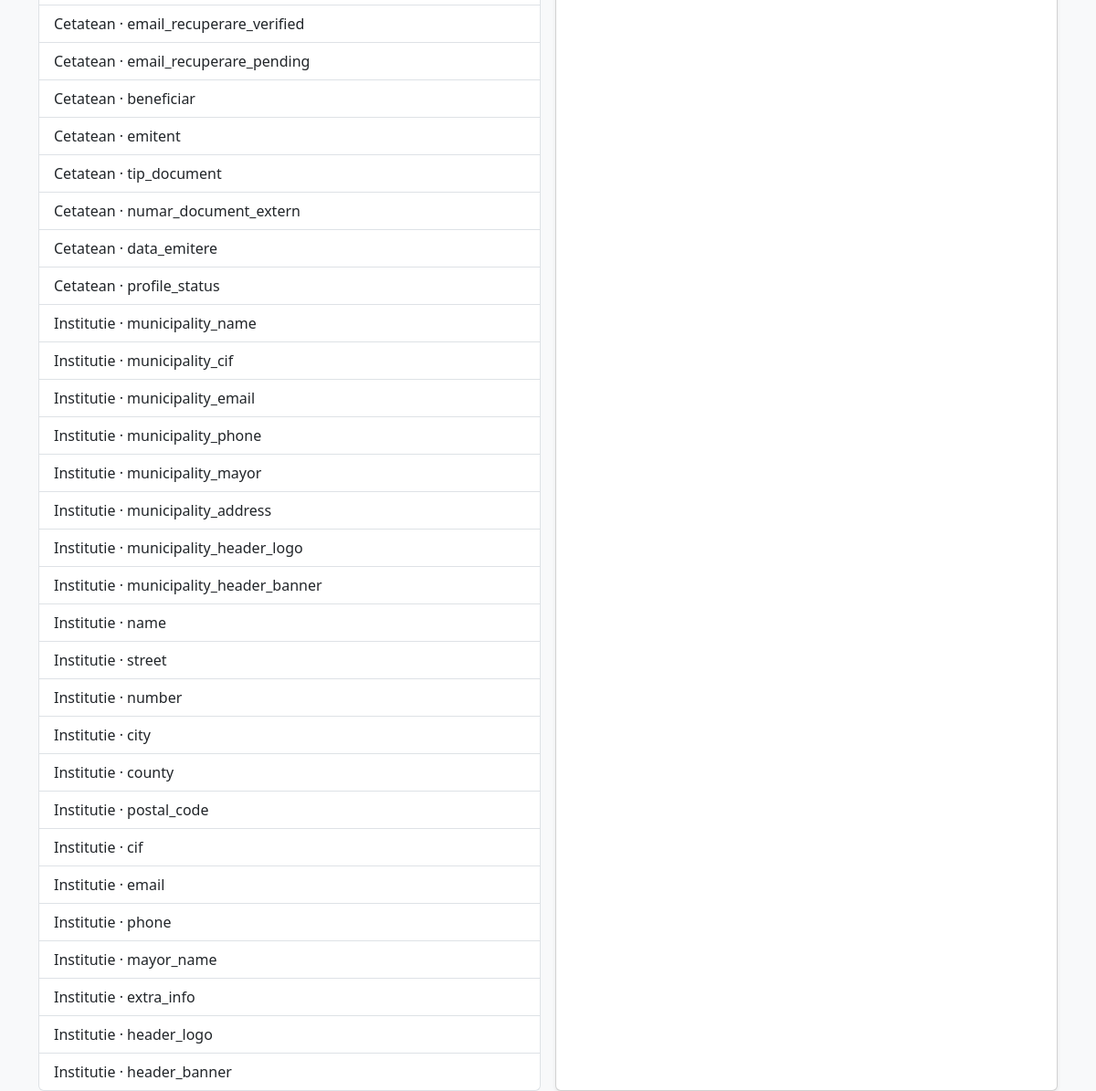
/templates/mancare/edit/ (lower part), run on an earlier commit of the app's database.
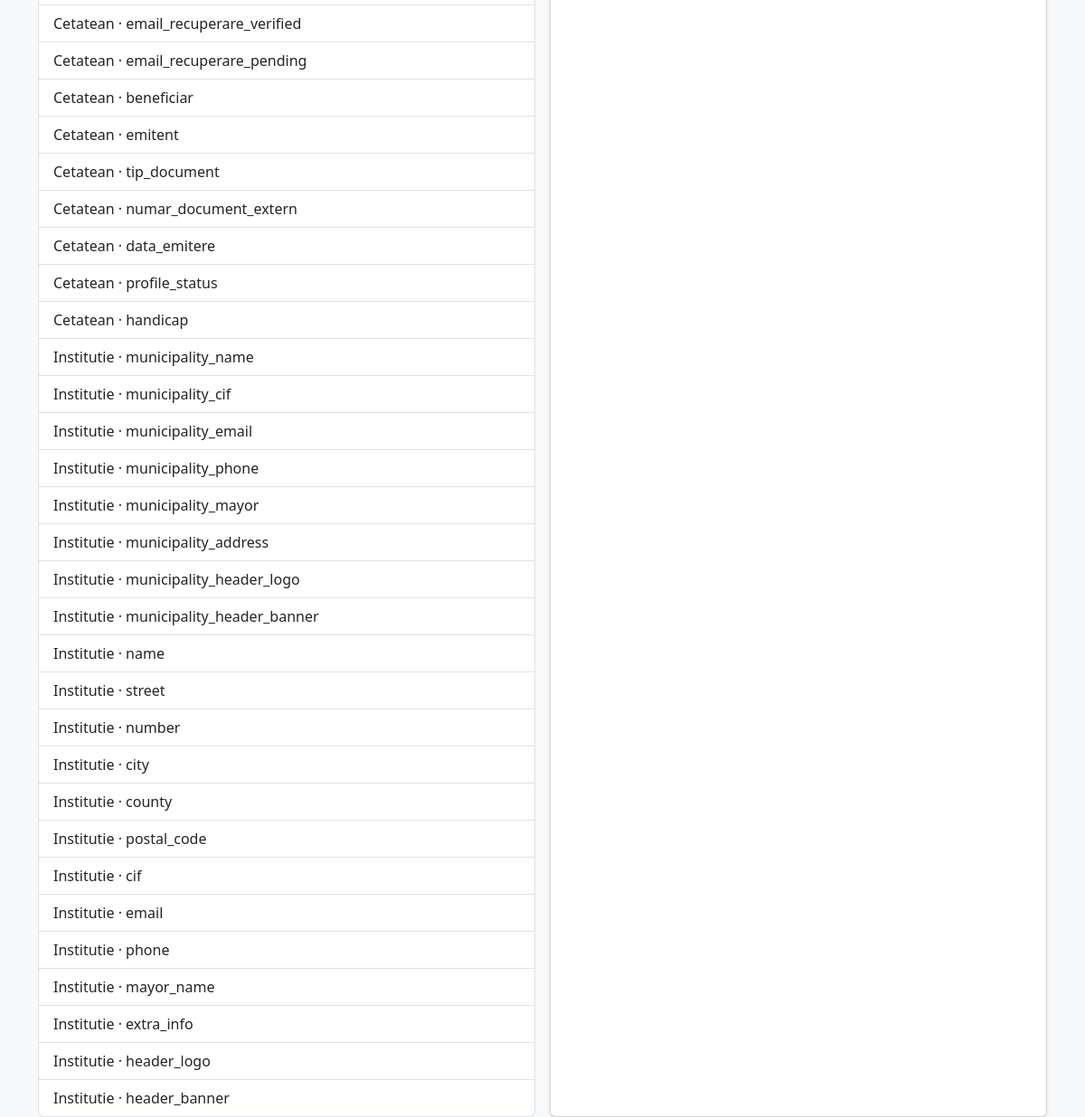
And on a later commit of the database.
### core/models.py (models this page shows, shortened)
class ExtraFieldDefinition(models.Model):
    name = models.CharField(max_length=100, unique=True)
    label = models.CharField(max_length=150, blank=True)
    created_at = models.DateTimeField(auto_now_add=True)
    class Meta:
        ordering = ["name"]

### core/views.py (the view, shortened to what this page needs)
# urls.py: path("templates/<slug:slug>/edit/", views.template_edit, name="template_edit"),
def template_edit(request, slug):
    tmpl = get_object_or_404(DocumentTemplate, slug=slug)
    muni = _user_municipality(request.user)
    if muni and not (tmpl.municipalities.filter(id=muni.id).exists() or tmpl.municipalities.count() == 0):
        return HttpResponse(status=403)
    form = DocumentTemplateForm(request.POST or None, instance=tmpl, user=request.user)
    citizen_fields, muni_fields = _available_template_fields()
    header_logo_url = ""
    header_banner_url = ""
    if muni:
        if muni.header_logo:
            header_logo_url = _absolute_url(muni.header_logo.url)
        if muni.header_banner:
            header_banner_url = _absolute_url(muni.header_banner.url)
    return render(
        request,
        "core/template_form.html",
        {
            "form": form,
            "tmpl": tmpl,
            "fields_citizen": citizen_fields,
            "fields_muni": muni_fields,
            "header_logo_url": header_logo_url,
            "header_banner_url": header_banner_url,
        },
    )

### core/views.py (called while the page is built)
def _user_municipality(user):
    if not user.is_authenticated:
        return None
    if hasattr(user, "municipality_admin"):
        return user.municipality_admin.municipality
    return None

### templates/core/template_form.html (shortened to what this page needs)
{% extends "base.html" %}
{% load static %}
{% block content %}
<div class="row g-3">
  <div class="col-lg-6">
    <div class="mt-3">
      <div class="list-group" id="field-list">
        {% for f in fields_citizen %}
          <button
            class="list-group-item list-group-item-action field-insert"
            type="button"
            data-value="{{ f.placeholder|escape }}"
            data-key="{{ f.name }}"
            data-group="citizen"
          >
            Cetatean · {{ f.name }}
          </button>
        {% endfor %}
        {% for f in fields_muni %}
          <button
            class="list-group-item list-group-item-action field-insert"
            type="button"
            data-value="{{ f.placeholder|escape }}"
            data-key="{{ f.name }}"
            data-group="muni"
          >
            Institutie · {{ f.name }}
          </button>
        {% endfor %}
      </div>
    </div>
  </div>
  <div class="col-lg-6">
    <div class="card shadow-sm h-100">
      <div class="card-body">
      </div>
    </div>
  </div>
</div>
{% endblock %}

What changed in the data, as far as the page shows it:
added ExtraFieldDefinition: name "handicap"
Also different on the page:
new list line: "Cetatean ·"
